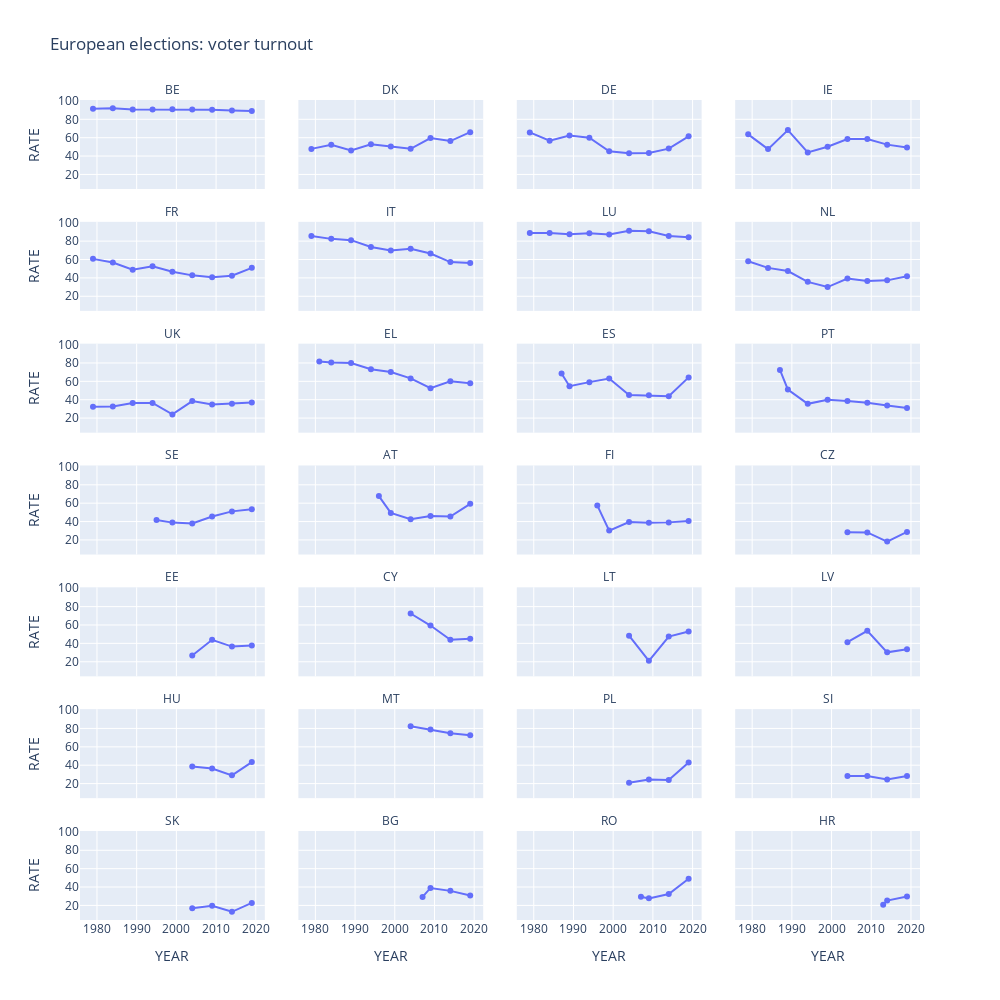

The notebook cell saved with this chart:
### Code cell
fig=px.scatter(turnout, x="YEAR", y="RATE",facet_col='COUNTRY_ID',facet_col_wrap=4,title='European elections: voter turnout',
              facet_row_spacing=0.04, # default is 0.07 when facet_col_wrap is used
              facet_col_spacing=0.04, # default is 0.03
              height=1000, width=1000)
fig.update_traces(mode='lines+markers')
#fig.update_xaxes(showticklabels=True)
#fig.update_yaxes(showticklabels=True)
fig.for_each_annotation(lambda a: a.update(text=a.text.split("=")[-1]))      #to remove 'country id'
fig.show()

### Figure 1 — Plotly figure (JSON) as saved in the notebook; plotly's stock layout.template omitted (floating-point values rounded to 4 significant figures)
{"data": [{"hovertemplate": "COUNTRY_ID=BE<br>YEAR=%{x}<br>RATE=%{y}<extra></extra>", "legendgroup": "", "marker": {"color": "#636efa", "symbol": "circle"}, "mode": "lines+markers", "name": "", "orientation": "v", "showlegend": false, "type": "scatter", "x": [1979, 1984, 1989, 1994, 1999, 2004, 2009, 2014, 2019], "xaxis": "x25", "y": [91.36, 92.09, 90.73, 90.66, 91.05, 90.81, 90.39, 89.64, 89], "yaxis": "y25"}, {"hovertemplate": "COUNTRY_ID=DK<br>YEAR=%{x}<br>RATE=%{y}<extra></extra>", "legendgroup": "", "marker": {"color": "#636efa", "symbol": "circle"}, "mode": "lines+markers", "name": "", "orientation": "v", "showlegend": false, "type": "scatter", "x": [1979, 1984, 1989, 1994, 1999, 2004, 2009, 2014, 2019], "xaxis": "x26", "y": [47.82, 52.38, 46.17, 52.92, 50.46, 47.89, 59.54, 56.32, 66], "yaxis": "y26"}, {"hovertemplate": "COUNTRY_ID=DE<br>YEAR=%{x}<br>RATE=%{y}<extra></extra>", "legendgroup": "", "marker": {"color": "#636efa", "symbol": "circle"}, "mode": "lines+markers", "name": "", "orientation": "v", "showlegend": false, "type": "scatter", "x": [1979, 1984, 1989, 1994, 1999, 2004, 2009, 2014, 2019], "xaxis": "x27", "y": [65.73, 56.76, 62.28, 60.02, 45.19, 43, 43.27, 48.1, 61.5], "yaxis": "y27"}, {"hovertemplate": "COUNTRY_ID=IE<br>YEAR=%{x}<br>RATE=%{y}<extra></extra>", "legendgroup": "", "marker": {"color": "#636efa", "symbol": "circle"}, "mode": "lines+markers", "name": "", "orientation": "v", "showlegend": false, "type": "scatter", "x": [1979, 1984, 1989, 1994, 1999, 2004, 2009, 2014, 2019], "xaxis": "x28", "y": [63.61, 47.56, 68.28, 43.98, 50.21, 58.58, 58.64, 52.44, 49.3], "yaxis": "y28"}, {"hovertemplate": "COUNTRY_ID=FR<br>YEAR=%{x}<br>RATE=%{y}<extra></extra>", "legendgroup": "", "marker": {"color": "#636efa", "symbol": "circle"}, "mode": "lines+markers", "name": "", "orientation": "v", "showlegend": false, "type": "scatter", "x": [1979, 1984, 1989, 1994, 1999, 2004, 2009, 2014, 2019], "xaxis": "x21", "y": [60.71, 56.72, 48.8, 52.71, 46.76, 42.76, 40.63, 42.43, 50.97], "yaxis": "y21"}, {"hovertemplate": "COUNTRY_ID=IT<br>YEAR=%{x}<br>RATE=%{y}<extra></extra>", "legendgroup": "", "marker": {"color": "#636efa", "symbol": "circle"}, "mode": "lines+markers", "name": "", "orientation": "v", "showlegend": false, "type": "scatter", "x": [1979, 1984, 1989, 1994, 1999, 2004, 2009, 2014, 2019], "xaxis": "x22", "y": [85.65, 82.47, 81.07, 73.6, 69.76, 71.72, 66.47, 57.22, 56.09], "yaxis": "y22"}, {"hovertemplate": "COUNTRY_ID=LU<br>YEAR=%{x}<br>RATE=%{y}<extra></extra>", "legendgroup": "", "marker": {"color": "#636efa", "symbol": "circle"}, "mode": "lines+markers", "name": "", "orientation": "v", "showlegend": false, "type": "scatter", "x": [1979, 1984, 1989, 1994, 1999, 2004, 2009, 2014, 2019], "xaxis": "x23", "y": [88.91, 88.79, 87.39, 88.55, 87.27, 91.35, 90.76, 85.55, 84.1], "yaxis": "y23"}, {"hovertemplate": "COUNTRY_ID=NL<br>YEAR=%{x}<br>RATE=%{y}<extra></extra>", "legendgroup": "", "marker": {"color": "#636efa", "symbol": "circle"}, "mode": "lines+markers", "name": "", "orientation": "v", "showlegend": false, "type": "scatter", "x": [1979, 1984, 1989, 1994, 1999, 2004, 2009, 2014, 2019], "xaxis": "x24", "y": [58.12, 50.88, 47.48, 35.69, 30.02, 39.26, 36.75, 37.32, 41.8], "yaxis": "y24"}, {"hovertemplate": "COUNTRY_ID=UK<br>YEAR=%{x}<br>RATE=%{y}<extra></extra>", "legendgroup": "", "marker": {"color": "#636efa", "symbol": "circle"}, "mode": "lines+markers", "name": "", "orientation": "v", "showlegend": false, "type": "scatter", "x": [1979, 1984, 1989, 1994, 1999, 2004, 2009, 2014, 2019], "xaxis": "x17", "y": [32.35, 32.57, 36.37, 36.43, 24, 38.52, 34.7, 35.6, 37], "yaxis": "y17"}, {"hovertemplate": "COUNTRY_ID=EL<br>YEAR=%{x}<br>RATE=%{y}<extra></extra>", "legendgroup": "", "marker": {"color": "#636efa", "symbol": "circle"}, "mode": "lines+markers", "name": "", "orientation": "v", "showlegend": false, "type": "scatter", "x": [1981, 1984, 1989, 1994, 1999, 2004, 2009, 2014, 2019], "xaxis": "x18", "y": [81.48, 80.59, 80.03, 73.18, 70.25, 63.22, 52.54, 59.97, 57.86], "yaxis": "y18"}, {"hovertemplate": "COUNTRY_ID=ES<br>YEAR=%{x}<br>RATE=%{y}<extra></extra>", "legendgroup": "", "marker": {"color": "#636efa", "symbol": "circle"}, "mode": "lines+markers", "name": "", "orientation": "v", "showlegend": false, "type": "scatter", "x": [1987, 1989, 1994, 1999, 2004, 2009, 2014, 2019], "xaxis": "x19", "y": [68.52, 54.71, 59.14, 63.05, 45.14, 44.87, 43.81, 64.32], "yaxis": "y19"}, {"hovertemplate": "COUNTRY_ID=PT<br>YEAR=%{x}<br>RATE=%{y}<extra></extra>", "legendgroup": "", "marker": {"color": "#636efa", "symbol": "circle"}, "mode": "lines+markers", "name": "", "orientation": "v", "showlegend": false, "type": "scatter", "x": [1987, 1989, 1994, 1999, 2004, 2009, 2014, 2019], "xaxis": "x20", "y": [72.42, 51.1, 35.54, 39.93, 38.6, 36.77, 33.67, 31.01], "yaxis": "y20"}, {"hovertemplate": "COUNTRY_ID=SE<br>YEAR=%{x}<br>RATE=%{y}<extra></extra>", "legendgroup": "", "marker": {"color": "#636efa", "symbol": "circle"}, "mode": "lines+markers", "name": "", "orientation": "v", "showlegend": false, "type": "scatter", "x": [1995, 1999, 2004, 2009, 2014, 2019], "xaxis": "x13", "y": [41.63, 38.84, 37.85, 45.53, 51.07, 53.3], "yaxis": "y13"}, {"hovertemplate": "COUNTRY_ID=AT<br>YEAR=%{x}<br>RATE=%{y}<extra></extra>", "legendgroup": "", "marker": {"color": "#636efa", "symbol": "circle"}, "mode": "lines+markers", "name": "", "orientation": "v", "showlegend": false, "type": "scatter", "x": [1996, 1999, 2004, 2009, 2014, 2019], "xaxis": "x14", "y": [67.73, 49.4, 42.43, 45.97, 45.39, 59.3], "yaxis": "y14"}, {"hovertemplate": "COUNTRY_ID=FI<br>YEAR=%{x}<br>RATE=%{y}<extra></extra>", "legendgroup": "", "marker": {"color": "#636efa", "symbol": "circle"}, "mode": "lines+markers", "name": "", "orientation": "v", "showlegend": false, "type": "scatter", "x": [1996, 1999, 2004, 2009, 2014, 2019], "xaxis": "x15", "y": [57.6, 30.14, 39.43, 38.6, 39.1, 40.7], "yaxis": "y15"}, {"hovertemplate": "COUNTRY_ID=CZ<br>YEAR=%{x}<br>RATE=%{y}<extra></extra>", "legendgroup": "", "marker": {"color": "#636efa", "symbol": "circle"}, "mode": "lines+markers", "name": "", "orientation": "v", "showlegend": false, "type": "scatter", "x": [2004, 2009, 2014, 2019], "xaxis": "x16", "y": [28.3, 28.22, 18.2, 28.72], "yaxis": "y16"}, {"hovertemplate": "COUNTRY_ID=EE<br>YEAR=%{x}<br>RATE=%{y}<extra></extra>", "legendgroup": "", "marker": {"color": "#636efa", "symbol": "circle"}, "mode": "lines+markers", "name": "", "orientation": "v", "showlegend": false, "type": "scatter", "x": [2004, 2009, 2014, 2019], "xaxis": "x9", "y": [26.83, 43.9, 36.52, 37.6], "yaxis": "y9"}, {"hovertemplate": "COUNTRY_ID=CY<br>YEAR=%{x}<br>RATE=%{y}<extra></extra>", "legendgroup": "", "marker": {"color": "#636efa", "symbol": "circle"}, "mode": "lines+markers", "name": "", "orientation": "v", "showlegend": false, "type": "scatter", "x": [2004, 2009, 2014, 2019], "xaxis": "x10", "y": [72.5, 59.4, 43.97, 44.99], "yaxis": "y10"}, {"hovertemplate": "COUNTRY_ID=LT<br>YEAR=%{x}<br>RATE=%{y}<extra></extra>", "legendgroup": "", "marker": {"color": "#636efa", "symbol": "circle"}, "mode": "lines+markers", "name": "", "orientation": "v", "showlegend": false, "type": "scatter", "x": [2004, 2009, 2014, 2019], "xaxis": "x11", "y": [48.38, 20.98, 47.35, 52.88], "yaxis": "y11"}, {"hovertemplate": "COUNTRY_ID=LV<br>YEAR=%{x}<br>RATE=%{y}<extra></extra>", "legendgroup": "", "marker": {"color": "#636efa", "symbol": "circle"}, "mode": "lines+markers", "name": "", "orientation": "v", "showlegend": false, "type": "scatter", "x": [2004, 2009, 2014, 2019], "xaxis": "x12", "y": [41.34, 53.7, 30.24, 33.6], "yaxis": "y12"}, {"hovertemplate": "COUNTRY_ID=HU<br>YEAR=%{x}<br>RATE=%{y}<extra></extra>", "legendgroup": "", "marker": {"color": "#636efa", "symbol": "circle"}, "mode": "lines+markers", "name": "", "orientation": "v", "showlegend": false, "type": "scatter", "x": [2004, 2009, 2014, 2019], "xaxis": "x5", "y": [38.5, 36.31, 28.97, 43.36], "yaxis": "y5"}, {"hovertemplate": "COUNTRY_ID=MT<br>YEAR=%{x}<br>RATE=%{y}<extra></extra>", "legendgroup": "", "marker": {"color": "#636efa", "symbol": "circle"}, "mode": "lines+markers", "name": "", "orientation": "v", "showlegend": false, "type": "scatter", "x": [2004, 2009, 2014, 2019], "xaxis": "x6", "y": [82.39, 78.79, 74.8, 72.6], "yaxis": "y6"}, {"hovertemplate": "COUNTRY_ID=PL<br>YEAR=%{x}<br>RATE=%{y}<extra></extra>", "legendgroup": "", "marker": {"color": "#636efa", "symbol": "circle"}, "mode": "lines+markers", "name": "", "orientation": "v", "showlegend": false, "type": "scatter", "x": [2004, 2009, 2014, 2019], "xaxis": "x7", "y": [20.87, 24.53, 23.83, 43], "yaxis": "y7"}, {"hovertemplate": "COUNTRY_ID=SI<br>YEAR=%{x}<br>RATE=%{y}<extra></extra>", "legendgroup": "", "marker": {"color": "#636efa", "symbol": "circle"}, "mode": "lines+markers", "name": "", "orientation": "v", "showlegend": false, "type": "scatter", "x": [2004, 2009, 2014, 2019], "xaxis": "x8", "y": [28.35, 28.37, 24.55, 28.29], "yaxis": "y8"}, {"hovertemplate": "COUNTRY_ID=SK<br>YEAR=%{x}<br>RATE=%{y}<extra></extra>", "legendgroup": "", "marker": {"color": "#636efa", "symbol": "circle"}, "mode": "lines+markers", "name": "", "orientation": "v", "showlegend": false, "type": "scatter", "x": [2004, 2009, 2014, 2019], "xaxis": "x", "y": [16.97, 19.64, 13.05, 22.74], "yaxis": "y"}, {"hovertemplate": "COUNTRY_ID=BG<br>YEAR=%{x}<br>RATE=%{y}<extra></extra>", "legendgroup": "", "marker": {"color": "#636efa", "symbol": "circle"}, "mode": "lines+markers", "name": "", "orientation": "v", "showlegend": false, "type": "scatter", "x": [2007, 2009, 2014, 2019], "xaxis": "x2", "y": [29.22, 38.99, 35.84, 30.83], "yaxis": "y2"}, {"hovertemplate": "COUNTRY_ID=RO<br>YEAR=%{x}<br>RATE=%{y}<extra></extra>", "legendgroup": "", "marker": {"color": "#636efa", "symbol": "circle"}, "mode": "lines+markers", "name": "", "orientation": "v", "showlegend": false, "type": "scatter", "x": [2007, 2009, 2014, 2019], "xaxis": "x3", "y": [29.47, 27.67, 32.44, 49.02], "yaxis": "y3"}, {"hovertemplate": "COUNTRY_ID=HR<br>YEAR=%{x}<br>RATE=%{y}<extra></extra>", "legendgroup": "", "marker": {"color": "#636efa", "symbol": "circle"}, "mode": "lines+markers", "name": "", "orientation": "v", "showlegend": false, "type": "scatter", "x": [2013, 2014, 2019], "xaxis": "x4", "y": [20.84, 25.24, 29.65], "yaxis": "y4"}], "layout": {"annotations": [{"font": {}, "showarrow": false, "text": "SK", "x": 0.11, "xanchor": "center", "xref": "paper", "y": 0.1086, "yanchor": "bottom", "yref": "paper"}, {"font": {}, "showarrow": false, "text": "BG", "x": 0.37, "xanchor": "center", "xref": "paper", "y": 0.1086, "yanchor": "bottom", "yref": "paper"}, {"font": {}, "showarrow": false, "text": "RO", "x": 0.63, "xanchor": "center", "xref": "paper", "y": 0.1086, "yanchor": "bottom", "yref": "paper"}, {"font": {}, "showarrow": false, "text": "HR", "x": 0.89, "xanchor": "center", "xref": "paper", "y": 0.1086, "yanchor": "bottom", "yref": "paper"}, {"font": {}, "showarrow": false, "text": "HU", "x": 0.11, "xanchor": "center", "xref": "paper", "y": 0.2571, "yanchor": "bottom", "yref": "paper"}, {"font": {}, "showarrow": false, "text": "MT", "x": 0.37, "xanchor": "center", "xref": "paper", "y": 0.2571, "yanchor": "bottom", "yref": "paper"}, {"font": {}, "showarrow": false, "text": "PL", "x": 0.63, "xanchor": "center", "xref": "paper", "y": 0.2571, "yanchor": "bottom", "yref": "paper"}, {"font": {}, "showarrow": false, "text": "SI", "x": 0.89, "xanchor": "center", "xref": "paper", "y": 0.2571, "yanchor": "bottom", "yref": "paper"}, {"font": {}, "showarrow": false, "text": "EE", "x": 0.11, "xanchor": "center", "xref": "paper", "y": 0.4057, "yanchor": "bottom", "yref": "paper"}, {"font": {}, "showarrow": false, "text": "CY", "x": 0.37, "xanchor": "center", "xref": "paper", "y": 0.4057, "yanchor": "bottom", "yref": "paper"}, {"font": {}, "showarrow": false, "text": "LT", "x": 0.63, "xanchor": "center", "xref": "paper", "y": 0.4057, "yanchor": "bottom", "yref": "paper"}, {"font": {}, "showarrow": false, "text": "LV", "x": 0.89, "xanchor": "center", "xref": "paper", "y": 0.4057, "yanchor": "bottom", "yref": "paper"}, {"font": {}, "showarrow": false, "text": "SE", "x": 0.11, "xanchor": "center", "xref": "paper", "y": 0.5543, "yanchor": "bottom", "yref": "paper"}, {"font": {}, "showarrow": false, "text": "AT", "x": 0.37, "xanchor": "center", "xref": "paper", "y": 0.5543, "yanchor": "bottom", "yref": "paper"}, {"font": {}, "showarrow": false, "text": "FI", "x": 0.63, "xanchor": "center", "xref": "paper", "y": 0.5543, "yanchor": "bottom", "yref": "paper"}, {"font": {}, "showarrow": false, "text": "CZ", "x": 0.89, "xanchor": "center", "xref": "paper", "y": 0.5543, "yanchor": "bottom", "yref": "paper"}, {"font": {}, "showarrow": false, "text": "UK", "x": 0.11, "xanchor": "center", "xref": "paper", "y": 0.7029, "yanchor": "bottom", "yref": "paper"}, {"font": {}, "showarrow": false, "text": "EL", "x": 0.37, "xanchor": "center", "xref": "paper", "y": 0.7029, "yanchor": "bottom", "yref": "paper"}, {"font": {}, "showarrow": false, "text": "ES", "x": 0.63, "xanchor": "center", "xref": "paper", "y": 0.7029, "yanchor": "bottom", "yref": "paper"}, {"font": {}, "showarrow": false, "text": "PT", "x": 0.89, "xanchor": "center", "xref": "paper", "y": 0.7029, "yanchor": "bottom", "yref": "paper"}, {"font": {}, "showarrow": false, "text": "FR", "x": 0.11, "xanchor": "center", "xref": "paper", "y": 0.8514, "yanchor": "bottom", "yref": "paper"}, {"font": {}, "showarrow": false, "text": "IT", "x": 0.37, "xanchor": "center", "xref": "paper", "y": 0.8514, "yanchor": "bottom", "yref": "paper"}, {"font": {}, "showarrow": false, "text": "LU", "x": 0.63, "xanchor": "center", "xref": "paper", "y": 0.8514, "yanchor": "bottom", "yref": "paper"}, {"font": {}, "showarrow": false, "text": "NL", "x": 0.89, "xanchor": "center", "xref": "paper", "y": 0.8514, "yanchor": "bottom", "yref": "paper"}, {"font": {}, "showarrow": false, "text": "BE", "x": 0.11, "xanchor": "center", "xref": "paper", "y": 1.0, "yanchor": "bottom", "yref": "paper"}, {"font": {}, "showarrow": false, "text": "DK", "x": 0.37, "xanchor": "center", "xref": "paper", "y": 1.0, "yanchor": "bottom", "yref": "paper"}, {"font": {}, "showarrow": false, "text": "DE", "x": 0.63, "xanchor": "center", "xref": "paper", "y": 1.0, "yanchor": "bottom", "yref": "paper"}, {"font": {}, "showarrow": false, "text": "IE", "x": 0.89, "xanchor": "center", "xref": "paper", "y": 1.0, "yanchor": "bottom", "yref": "paper"}], "height": 1000, "legend": {"tracegroupgap": 0}, "title": {"text": "European elections: voter turnout"}, "width": 1000, "xaxis": {"anchor": "y", "domain": [0, 0.22], "title": {"text": "YEAR"}}, "xaxis10": {"anchor": "y10", "domain": [0.26, 0.48], "matches": "x", "showticklabels": false}, "xaxis11": {"anchor": "y11", "domain": [0.52, 0.74], "matches": "x", "showticklabels": false}, "xaxis12": {"anchor": "y12", "domain": [0.78, 1], "matches": "x", "showticklabels": false}, "xaxis13": {"anchor": "y13", "domain": [0, 0.22], "matches": "x", "showticklabels": false}, "xaxis14": {"anchor": "y14", "domain": [0.26, 0.48], "matches": "x", "showticklabels": false}, "xaxis15": {"anchor": "y15", "domain": [0.52, 0.74], "matches": "x", "showticklabels": false}, "xaxis16": {"anchor": "y16", "domain": [0.78, 1], "matches": "x", "showticklabels": false}, "xaxis17": {"anchor": "y17", "domain": [0, 0.22], "matches": "x", "showticklabels": false}, "xaxis18": {"anchor": "y18", "domain": [0.26, 0.48], "matches": "x", "showticklabels": false}, "xaxis19": {"anchor": "y19", "domain": [0.52, 0.74], "matches": "x", "showticklabels": false}, "xaxis2": {"anchor": "y2", "domain": [0.26, 0.48], "matches": "x", "title": {"text": "YEAR"}}, "xaxis20": {"anchor": "y20", "domain": [0.78, 1], "matches": "x", "showticklabels": false}, "xaxis21": {"anchor": "y21", "domain": [0, 0.22], "matches": "x", "showticklabels": false}, "xaxis22": {"anchor": "y22", "domain": [0.26, 0.48], "matches": "x", "showticklabels": false}, "xaxis23": {"anchor": "y23", "domain": [0.52, 0.74], "matches": "x", "showticklabels": false}, "xaxis24": {"anchor": "y24", "domain": [0.78, 1], "matches": "x", "showticklabels": false}, "xaxis25": {"anchor": "y25", "domain": [0, 0.22], "matches": "x", "showticklabels": false}, "xaxis26": {"anchor": "y26", "domain": [0.26, 0.48], "matches": "x", "showticklabels": false}, "xaxis27": {"anchor": "y27", "domain": [0.52, 0.74], "matches": "x", "showticklabels": false}, "xaxis28": {"anchor": "y28", "domain": [0.78, 1], "matches": "x", "showticklabels": false}, "xaxis3": {"anchor": "y3", "domain": [0.52, 0.74], "matches": "x", "title": {"text": "YEAR"}}, "xaxis4": {"anchor": "y4", "domain": [0.78, 1], "matches": "x", "title": {"text": "YEAR"}}, "xaxis5": {"anchor": "y5", "domain": [0, 0.22], "matches": "x", "showticklabels": false}, "xaxis6": {"anchor": "y6", "domain": [0.26, 0.48], "matches": "x", "showticklabels": false}, "xaxis7": {"anchor": "y7", "domain": [0.52, 0.74], "matches": "x", "showticklabels": false}, "xaxis8": {"anchor": "y8", "domain": [0.78, 1], "matches": "x", "showticklabels": false}, "xaxis9": {"anchor": "y9", "domain": [0, 0.22], "matches": "x", "showticklabels": false}, "yaxis": {"anchor": "x", "domain": [0, 0.1086], "title": {"text": "RATE"}}, "yaxis10": {"anchor": "x10", "domain": [0.2971, 0.4057], "matches": "y", "showticklabels": false}, "yaxis11": {"anchor": "x11", "domain": [0.2971, 0.4057], "matches": "y", "showticklabels": false}, "yaxis12": {"anchor": "x12", "domain": [0.2971, 0.4057], "matches": "y", "showticklabels": false}, "yaxis13": {"anchor": "x13", "domain": [0.4457, 0.5543], "matches": "y", "title": {"text": "RATE"}}, "yaxis14": {"anchor": "x14", "domain": [0.4457, 0.5543], "matches": "y", "showticklabels": false}, "yaxis15": {"anchor": "x15", "domain": [0.4457, 0.5543], "matches": "y", "showticklabels": false}, "yaxis16": {"anchor": "x16", "domain": [0.4457, 0.5543], "matches": "y", "showticklabels": false}, "yaxis17": {"anchor": "x17", "domain": [0.5943, 0.7029], "matches": "y", "title": {"text": "RATE"}}, "yaxis18": {"anchor": "x18", "domain": [0.5943, 0.7029], "matches": "y", "showticklabels": false}, "yaxis19": {"anchor": "x19", "domain": [0.5943, 0.7029], "matches": "y", "showticklabels": false}, "yaxis2": {"anchor": "x2", "domain": [0, 0.1086], "matches": "y", "showticklabels": false}, "yaxis20": {"anchor": "x20", "domain": [0.5943, 0.7029], "matches": "y", "showticklabels": false}, "yaxis21": {"anchor": "x21", "domain": [0.7429, 0.8514], "matches": "y", "title": {"text": "RATE"}}, "yaxis22": {"anchor": "x22", "domain": [0.7429, 0.8514], "matches": "y", "showticklabels": false}, "yaxis23": {"anchor": "x23", "domain": [0.7429, 0.8514], "matches": "y", "showticklabels": false}, "yaxis24": {"anchor": "x24", "domain": [0.7429, 0.8514], "matches": "y", "showticklabels": false}, "yaxis25": {"anchor": "x25", "domain": [0.8914, 1.0], "matches": "y", "title": {"text": "RATE"}}, "yaxis26": {"anchor": "x26", "domain": [0.8914, 1.0], "matches": "y", "showticklabels": false}, "yaxis27": {"anchor": "x27", "domain": [0.8914, 1.0], "matches": "y", "showticklabels": false}, "yaxis28": {"anchor": "x28", "domain": [0.8914, 1.0], "matches": "y", "showticklabels": false}, "yaxis3": {"anchor": "x3", "domain": [0, 0.1086], "matches": "y", "showticklabels": false}, "yaxis4": {"anchor": "x4", "domain": [0, 0.1086], "matches": "y", "showticklabels": false}, "yaxis5": {"anchor": "x5", "domain": [0.1486, 0.2571], "matches": "y", "title": {"text": "RATE"}}, "yaxis6": {"anchor": "x6", "domain": [0.1486, 0.2571], "matches": "y", "showticklabels": false}, "yaxis7": {"anchor": "x7", "domain": [0.1486, 0.2571], "matches": "y", "showticklabels": false}, "yaxis8": {"anchor": "x8", "domain": [0.1486, 0.2571], "matches": "y", "showticklabels": false}, "yaxis9": {"anchor": "x9", "domain": [0.2971, 0.4057], "matches": "y", "title": {"text": "RATE"}}}}
